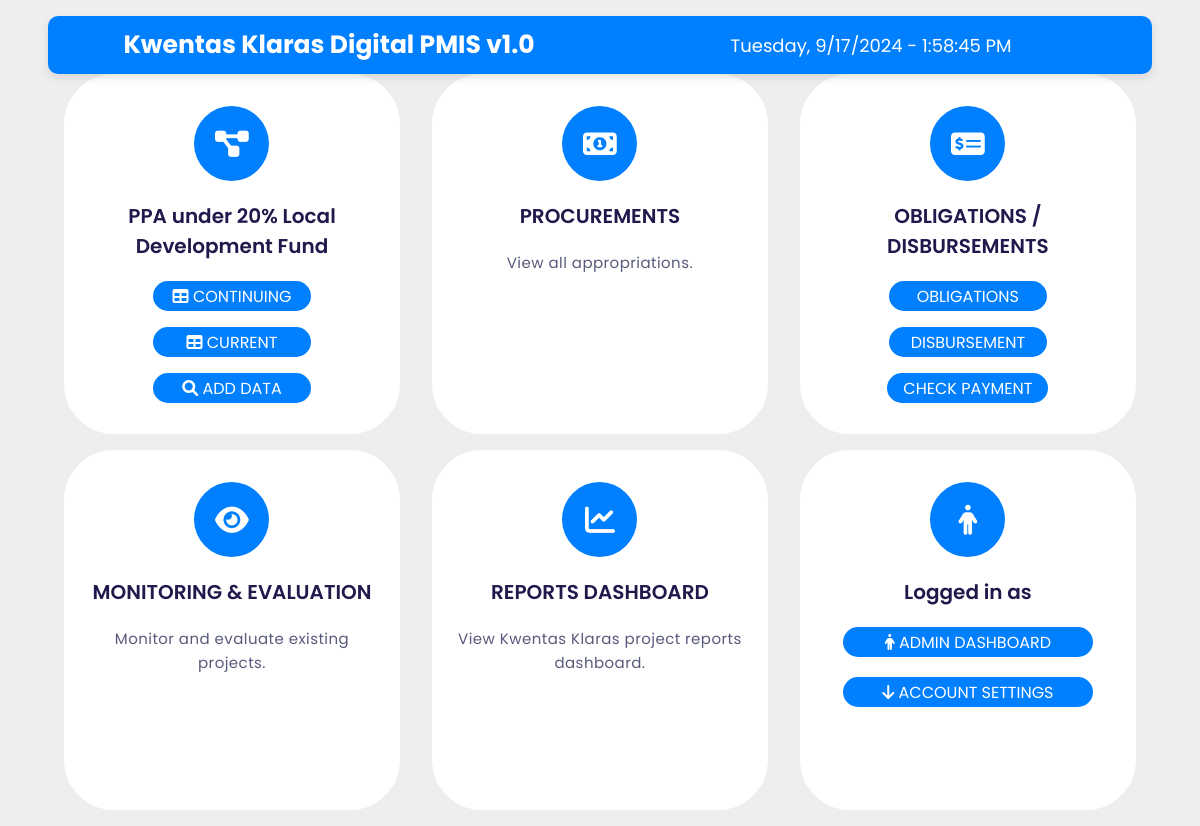
The page /homepage/ (signed in) on the database as committed earlier.
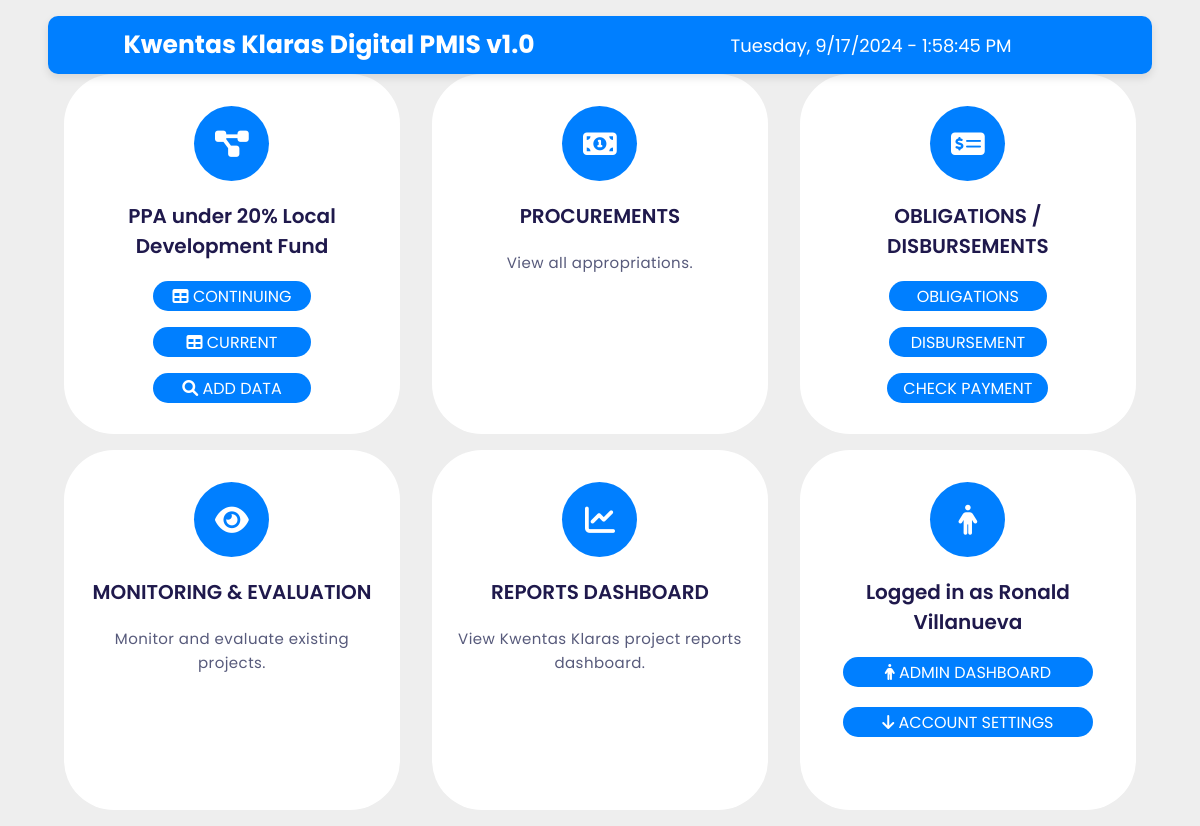
The same page on the database as committed later.
### KwentasApp/models.py (models this page shows, shortened)
class CustomUser(AbstractUser):
    department = models.CharField(max_length=255)
    name = models.CharField(max_length=255, blank=True)
    totp_secret = models.CharField(max_length=32, default=pyotp.random_base32, blank=True, null=True)

### KwentasApp/views.py (the view)
# urls.py: path('homepage/', views.homepage, name='homepage'),
@login_required
def homepage(request):
    print("homepage view called")  # Debugging print
    user_name = request.user.name if request.user.is_authenticated else "Guest"
    context = {
        'user_name': user_name,
    }
    print("Context:", context)  # Debugging print
    return render(request, 'KwentasApp/homepage.html', context)

### KwentasApp/templates/KwentasApp/homepage.html (shortened to what this page needs)
{% load static %}
<!DOCTYPE html>
<html lang="en">
  <head>
    <link rel="stylesheet" href="https://cdnjs.cloudflare.com/ajax/libs/font-awesome/6.0.0-beta3/css/all.min.css"/>
    <link rel="stylesheet" href="{% static 'KwentasApp/css/homepage.css' %}" />
    <link rel="stylesheet" href="https://cdn.jsdelivr.net/npm/notyf@3/notyf.min.css">
  </head>
  <body>
    <section>
      <div class="navbar">
        <div class="navbar-left">
            <span>Kwentas Klaras Digital PMIS v1.0</span>
        </div>
        <div class="navbar-right">
            <div id="datetime" class="datetime-display"></div>
        </div>
    </div>
      <div class="row">
        <div class="column">
          <div class="card">
            <div class="icon-wrapper">
              <i class="fas fa-project-diagram"></i>
            </div>
            <h3>PPA under 20% Local Development Fund</h3>
            <p>
              <form action="{% url 'continuing_projects' %}" method="get" onsubmit="showLoadingAlert(event)">
                <button type="submit" class="btn"><i class="fas fa-table"></i> Continuing</button>
              </form>
              <form action="{% url 'current_projects' %}" method="get" onsubmit="showLoadingAlert(event)">
                <button type="submit" class="btn"><i class="fas fa-table"></i> Current </button>
              </form>
              {% if request.user.is_superuser %}
              <form action="{% url 'create_entry' %}" method="get">
                <button type="submit" class="btn"><i class="fas fa-search"></i> Add Data</button>
              </form>
              {% endif %}
            </p>
          </div>
        </div>
        <div class="column">
          <div class="card">
            <div class="icon-wrapper">
              <i class="fas fa-money-bill-alt"></i>
            </div>
            <h3>PROCUREMENTS</h3>
            <p>
              View all appropriations.
            </p>
          </div>
        </div>
        <div class="column">
          <div class="card">
            <div class="icon-wrapper">
              <i class="fas fa-money-check-alt"></i>
            </div>
            <h3>OBLIGATIONS / DISBURSEMENTS</h3>
            <form action="{% url 'obligations' %}" method="get">
              <button type="submit" class="btn">Obligations</button>
            </form>
              <form action="{% url 'disbursements' %}" method="get">
                <button type="submit" class="btn">Disbursement</button>
              </form>
              <form action="" method="get">
                <button type="submit" class="btn">Check Payment</button>
              </form>
          </div>
        </div>
        <div class="column">
          <a href="{% url 'all_projects' %}"  onclick="showLoadingAlertReports(event)"  style="text-decoration: none;">
            <div class="card">
              <div class="icon-wrapper">
                <i class="fas fa-eye"></i>
              </div>
              <h3>MONITORING & EVALUATION</h3>
              <p>
                Monitor and evaluate existing projects.
              </p>
            </div>
          </a>
        </div>
        <div class="column">
          <a href="{% url 'reports' %}"  onclick="showLoadingAlertReports(event)"  style="text-decoration: none;">
            <div class="card">
              <div class="icon-wrapper">
                <i class="fas fa-chart-line"></i>
              </div>
              <h3>REPORTS DASHBOARD</h3>
              <p>View Kwentas Klaras project reports dashboard.</p>
            </div>
          </a>
        </div>
        <div class="column">
          <div class="card">
            <div class="icon-wrapper">
              <i class="fas fa-person"></i>
            </div>
            <h3>Logged in as {{ user_name }}</h3>
            <p>
              <div class="account-buttons-container">
                <div class="non-dropdown">
                  {% if user.is_superuser %}
                  <form action="{% url 'admin:index' %}" method="post">
                  <button class="btn account">
                    <i class="fas fa-person"></i> Admin Dashboard
                  </button>
                  </form>
                  {% endif %}
                </div>
                <div class="dropdown">
                  <button class="btn dropdown-toggle">
                    <i class="fas fa-arrow-down"></i> Account Settings
                  </button>
                </div>
              </div>
            </p>
          </div>
        </div>
      </div>
    </section>
  </body>
</html>

### KwentasApp/static/KwentasApp/css/homepage.css (style rules this page uses)
* { padding: 0; margin: 0; box-sizing: border-box; font-family: 'Poppins', sans-serif; }
section { height: 100vh; width: 100%; display: grid; place-items: center; }
.row { display: flex; flex-wrap: wrap; }
.column { width: 100%; padding: 0 1em 1em 1em; text-align: center; }
.card { width: 100%; min-height: 350px; height: 360px; padding: 2em 1.5em; background: #ffffff; border-radius: 50px; cursor: pointer; transition: transform 0.3s, box-shadow 0.3s; }
h3 { font-size: 1.25rem; font-weight: 600; color: #1f194c; margin: 1em 0; }
p { color: #575a7b; font-size: 0.9375rem; line-height: 1.6; letter-spacing: 0.03em; }
.icon-wrapper { background-color: #007FFF; position: relative; margin: auto; font-size: 30px; height: 2.5em; width: 2.5em; color: #ffffff; border-radius: 50%; display: grid; place-items: center; transition: 0.5s; }
@media screen and (min-width: 768px) { section { padding: 0 2em; } }
@media screen and (min-width: 768px) { .column { flex: 0 50%; max-width: 50%; } }
@media screen and (min-width: 768px) { .btn, .btn-bottom-right { width: auto; padding: 0.1rem 1rem; font-size: 0.8rem; } }
@media screen and (min-width: 768px) { h3 { white-space: nowrap; } }
@media screen and (min-width: 768px) { .btn { width: 70%; } }
@media screen and (min-width: 992px) { section { padding: 1em 3em; } }
@media screen and (min-width: 992px) { .column { flex: 0 0 33.33%; max-width: 33.33%; } }
@media screen and (min-width: 992px) { h3 { white-space: wrap; } }
.btn { display: block; width: auto; min-width: 40%; position: relative; height: 30px; border-radius: 25px; outline: none; border: none; background-image: linear-gradient(to right, #007FFF, #007FFF, #007FFF); background-size: 200%; font-size: 1.0rem; color: #ffffff; font-family: 'Poppins', sans-serif; text-transform: uppercase; margin: 1rem auto; cursor: pointer; transition: 0.5s; }
.btn { display: block; width: auto; min-width: 55%; position: relative; height: 30px; border-radius: 25px; outline: none; border: none; background-image: linear-gradient(to right, #007FFF, #007FFF, #007FFF); background-size: 200%; font-size: 1.0rem; color: #ffffff; font-family: 'Poppins', sans-serif; text-transform: uppercase; margin: 1rem auto; cursor: pointer; transition: 0.5s; }
:root { --dark: #34495E; --light: #ffffff; --success: #0ABF30; --error: #E24D4C; --warning: #E9BD0C; --info: #3498DB; }
body { background: #eee; opacity: 0; transition: opacity 0.5s; }
body.page-loaded { opacity: 1; }
.page-loaded { animation: fadeIn 1s ease forwards; }
.navbar { width: 100%; background-color: #007FFF; padding: 0.75rem 2rem; border-radius: 10px; display: flex; align-items: center; justify-content: space-between; box-shadow: 0 4px 8px rgba(0, 0, 0, 0.1); position: relative; }
.account-buttons-container { display: flex; flex-direction: column; align-items: center; gap: 20px; }
.dropdown { position: relative; width: 100%; }
.non-dropdown { width: 100%; text-align: center; }
.account, .dropdown-toggle { display: block; width: 100%; max-width: 250px; border-radius: 25px; outline: none; border: none; background-image: linear-gradient(to right, #007FFF, #007FFF, #007FFF); background-size: 200%; font-size: 1.0rem; color: #ffffff; font-family: 'Poppins', sans-serif; text-transform: uppercase; cursor: pointer; transition: 0.5s; }
.account-buttons-container button { width: 100%; max-width: 250px; margin: 0 auto; }

### KwentasApp/templates/KwentasApp/homepage.html (style rules this page uses)
.navbar { display: flex; justify-content: space-between; align-items: center; padding: 10px; background-color: #007FFF; color: #fff; }
.navbar-left, .navbar-right { display: flex; align-items: center; }
.navbar-left { justify-content: center; flex: 1; }
.navbar-left span { font-size: 25px; font-weight: bold; font-family: 'Poppins', sans-serif; }
.navbar-right { justify-content: center; flex: 1; }
.datetime-display { font-size: 18px; color: #fff; }

Rows that differ between the two databases and show on the page:
now on this page (row edited): CustomUser: name "Ronald Villanueva"
